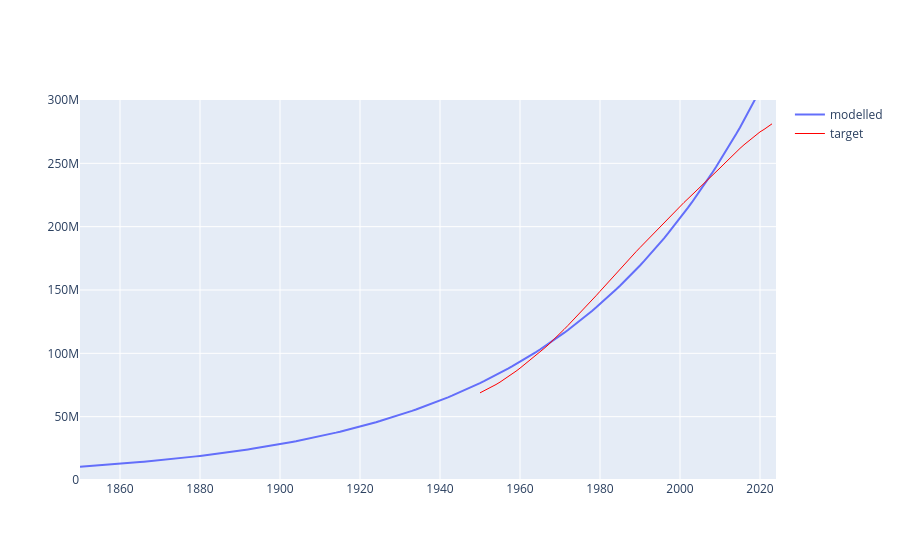

Notebook source saved alongside this figure:
### Code cell
outputs = model.get_derived_outputs_df()
fig = go.Figure()
fig.add_trace(go.Scatter(x=outputs.index, y=outputs["total_population"], name="modelled"))
fig.add_trace(go.Scatter(x=target_pops.index, y=target_pops, name="target", line=dict(width=1,  
        color='red')))
fig.update_layout(yaxis={"range": [0.0, 3e8]})
